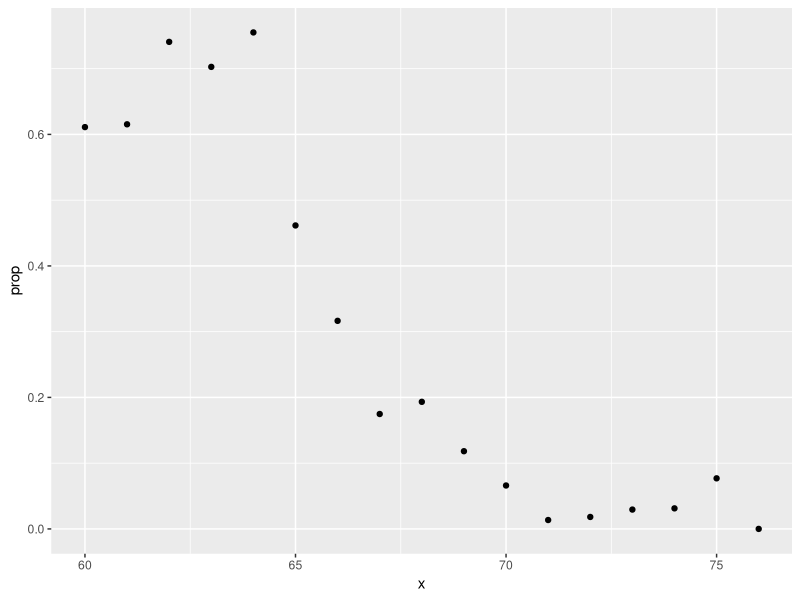
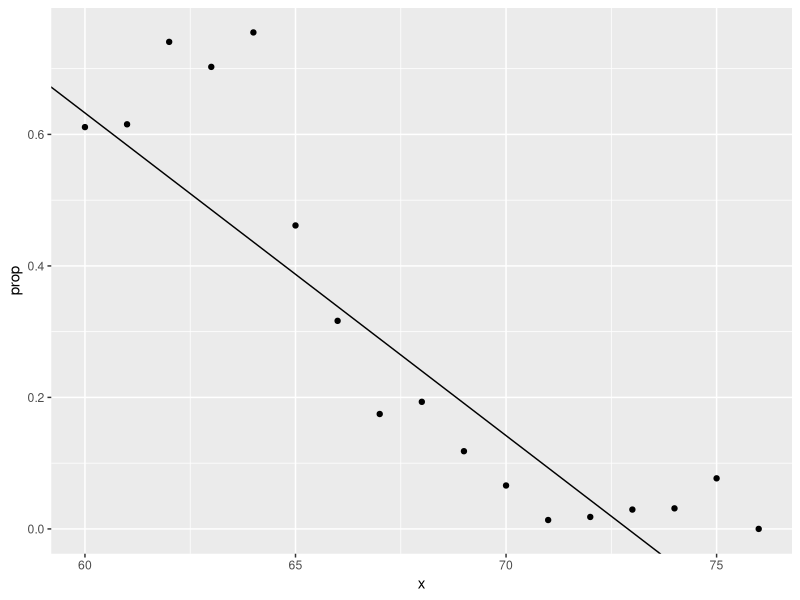
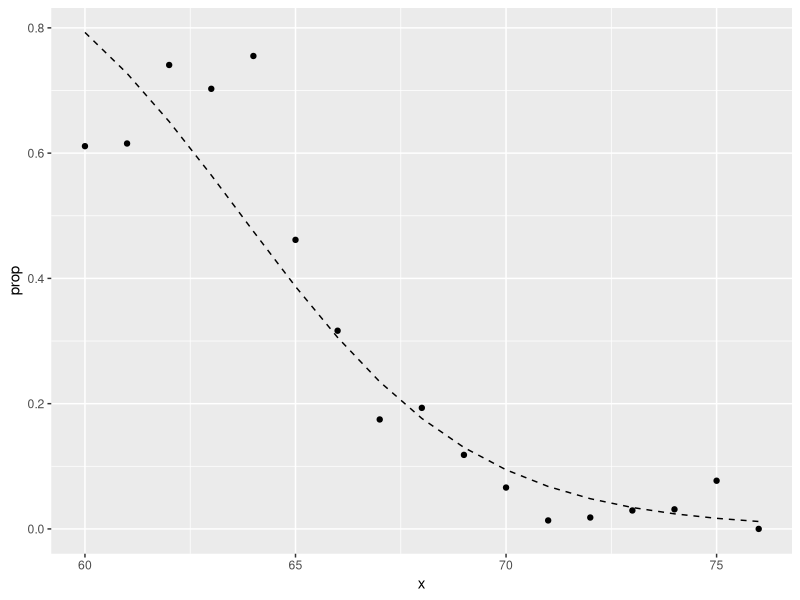

The R script that drew these images, in order:
library(tidyverse)
library(caret)
library(dslabs)
data("heights")
y <- heights$height

# set.seed(2) #if you are using R 3.5 or earlier
set.seed(2, sample.kind = "Rounding") #if you are using R 3.6 or later

test_index <- createDataPartition(y, times = 1, p = 0.5, list = FALSE)
train_set <- heights %>% slice(-test_index)
test_set <- heights %>% slice(test_index)

train_set %>% 
  filter(round(height)==66) %>%
  summarize(y_hat = mean(sex=="Female"))

heights %>% 
  mutate(x = round(height)) %>%
  group_by(x) %>%
  filter(n() >= 10) %>%
  summarize(prop = mean(sex == "Female")) %>%
  ggplot(aes(x, prop)) +
  geom_point()
lm_fit <- mutate(train_set, y = as.numeric(sex == "Female")) %>% lm(y ~ height, data = .)
p_hat <- predict(lm_fit, test_set)
y_hat <- ifelse(p_hat > 0.5, "Female", "Male") %>% factor()
confusionMatrix(y_hat, test_set$sex)$overall["Accuracy"]

heights %>% 
  mutate(x = round(height)) %>%
  group_by(x) %>%
  filter(n() >= 10) %>%
  summarize(prop = mean(sex == "Female")) %>%
  ggplot(aes(x, prop)) +
  geom_point() + 
  geom_abline(intercept = lm_fit$coef[1], slope = lm_fit$coef[2])

range(p_hat)

# fit logistic regression model
glm_fit <- train_set %>% 
  mutate(y = as.numeric(sex == "Female")) %>%
  glm(y ~ height, data=., family = "binomial")

p_hat_logit <- predict(glm_fit, newdata = test_set, type = "response")

tmp <- heights %>% 
  mutate(x = round(height)) %>%
  group_by(x) %>%
  filter(n() >= 10) %>%
  summarize(prop = mean(sex == "Female")) 
logistic_curve <- data.frame(x = seq(min(tmp$x), max(tmp$x))) %>%
  mutate(p_hat = plogis(glm_fit$coef[1] + glm_fit$coef[2]*x))
tmp %>% 
  ggplot(aes(x, prop)) +
  geom_point() +
  geom_line(data = logistic_curve, mapping = aes(x, p_hat), lty = 2)

y_hat_logit <- ifelse(p_hat_logit > 0.5, "Female", "Male") %>% factor
confusionMatrix(y_hat_logit, test_set$sex)$overall[["Accuracy"]]
